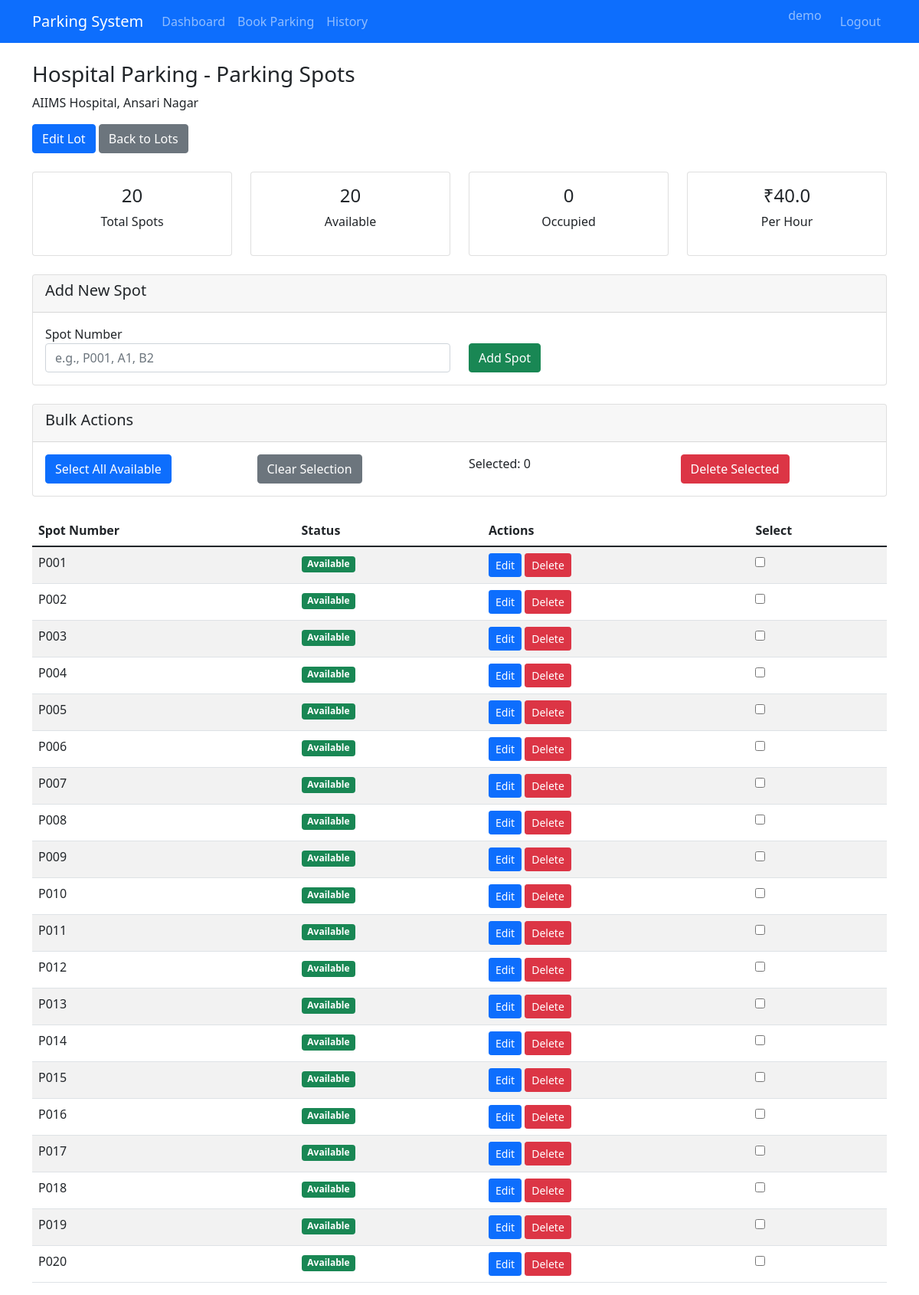
Screenshot of /admin/view-spots/3 (signed in) with the database file from the repository.
### models/database.py (models this page shows)
class ParkingLot(db.Model):
    id = db.Column(db.Integer, primary_key=True)
    location_name = db.Column(db.String(100), nullable=False)
    address = db.Column(db.Text, nullable=False)
    pin_code = db.Column(db.String(10), nullable=False)
    price_per_hour = db.Column(db.Float, nullable=False)
    max_spots = db.Column(db.Integer, nullable=False)
    available_spots = db.Column(db.Integer, nullable=False)
    created_at = db.Column(db.DateTime, default=datetime.utcnow)
    spots = db.relationship('ParkingSpot', backref='parking_lot', lazy=True, cascade='all, delete-orphan')

class ParkingSpot(db.Model):
    id = db.Column(db.Integer, primary_key=True)
    spot_number = db.Column(db.String(10), nullable=False)
    lot_id = db.Column(db.Integer, db.ForeignKey('parking_lot.id'), nullable=False)
    status = db.Column(db.String(1), default='A', nullable=False)  # A=Available, O=Occupied
    reservations = db.relationship('Reservation', backref='parking_spot', lazy=True, cascade='all, delete-orphan')

### controllers/admin_controller.py (the view)
@admin_bp.route('/admin/view-spots/<int:lot_id>')
def view_spots(lot_id):
    if 'admin_id' not in session:
        return redirect(url_for('main.login'))
    lot = ParkingLot.query.get_or_404(lot_id)
    spots = ParkingSpot.query.filter_by(lot_id=lot_id).order_by(ParkingSpot.spot_number).all()
    select_all = request.args.get('select_all') == 'true'
    return render_template('admin_view_spots.html', lot=lot, spots=spots, select_all=select_all)

### templates/admin_view_spots.html (shortened to what this page needs)
{% extends "base.html" %}
{% block content %}
<div class="mb-4">
    <h3>{{ lot.location_name }} - Parking Spots</h3>
    <p>{{ lot.address }}</p>
    <div class="mb-3">
        <a href="{{ url_for('admin.edit_parking_lot', lot_id=lot.id) }}" class="btn btn-primary">Edit Lot</a>
        <a href="{{ url_for('admin.view_parking_lots') }}" class="btn btn-secondary">Back to Lots</a>
    </div>
</div>
<div class="row mb-4">
    <div class="col-md-3">
        <div class="card">
            <div class="card-body text-center">
                <h4>{{ lot.max_spots }}</h4>
                <p>Total Spots</p>
            </div>
        </div>
    </div>
    <div class="col-md-3">
        <div class="card">
            <div class="card-body text-center">
                <h4>{{ lot.available_spots }}</h4>
                <p>Available</p>
            </div>
        </div>
    </div>
    <div class="col-md-3">
        <div class="card">
            <div class="card-body text-center">
                <h4>{{ lot.max_spots - lot.available_spots }}</h4>
                <p>Occupied</p>
            </div>
        </div>
    </div>
    <div class="col-md-3">
        <div class="card">
            <div class="card-body text-center">
                <h4>₹{{ lot.price_per_hour }}</h4>
                <p>Per Hour</p>
            </div>
        </div>
    </div>
</div>
{% if spots %}
<div class="card mb-4">
    <div class="card-header">
        <h5>Add New Spot</h5>
    </div>
    <div class="card-body">
        <form method="POST" action="{{ url_for('admin.add_spot', lot_id=lot.id) }}">
            <div class="row">
                <div class="col-md-6">
                    <label for="spot_number">Spot Number</label>
                    <input type="text" class="form-control" id="spot_number" name="spot_number"
                           placeholder="e.g., P001, A1, B2" required>
                </div>
                <div class="col-md-6">
                    <label>&nbsp;</label>
                    <button type="submit" class="btn btn-success d-block">Add Spot</button>
                </div>
            </div>
        </form>
    </div>
</div>
<div class="card mb-4">
    <div class="card-header">
        <h5>Bulk Actions</h5>
    </div>
    <div class="card-body">
        <form method="POST" action="{{ url_for('admin.bulk_spot_action', lot_id=lot.id) }}">
            <div class="row">
                <div class="col-md-3">
                    <a href="{{ url_for('admin.view_spots', lot_id=lot.id, select_all='true') }}" class="btn btn-primary">Select All Available</a>
                </div>
                <div class="col-md-3">
                    <a href="{{ url_for('admin.view_spots', lot_id=lot.id) }}" class="btn btn-secondary">Clear Selection</a>
                </div>
                <div class="col-md-3">
                    <span>Selected: 0</span>
                </div>
                <div class="col-md-3">
                    <button type="submit" class="btn btn-danger">Delete Selected</button>
                </div>
            </div>
        </form>
    </div>
</div>
<div class="table-responsive">
    <table class="table table-striped">
        <thead>
            <tr>
                <th>Spot Number</th>
                <th>Status</th>
                <th>Actions</th>
                <th>Select</th>
            </tr>
        </thead>
        <tbody>
            {% for spot in spots %}
            <tr>
                <td>{{ spot.spot_number }}</td>
                <td>
                    {% if spot.status == 'A' %}
                        <span class="badge bg-success">Available</span>
                    {% else %}
                        <span class="badge bg-warning">Occupied</span>
                    {% endif %}
                </td>
                <td>
                    {% if spot.status == 'A' %}
                        <a href="{{ url_for('admin.edit_spot_form', spot_id=spot.id) }}" class="btn btn-sm btn-primary">Edit</a>
                        <a href="{{ url_for('admin.confirm_delete_spot', spot_id=spot.id) }}" class="btn btn-sm btn-danger">Delete</a>
                    {% else %}
                        <span class="text-muted">Cannot modify</span>
                    {% endif %}
                </td>
                <td>
                    {% if spot.status == 'A' %}
                        <input type="checkbox" name="spot_ids" value="{{ spot.id }}"
                               {% if select_all %}checked{% endif %}>
                    {% endif %}
                </td>
            </tr>
            {% endfor %}
        </tbody>
    </table>
</div>
{% endif %}
{% endblock %}

### rows the page displays
ParkingLot: location_name "Hospital Parking", address "AIIMS Hospital, Ansari Nagar", max_spots "20", available_spots "20", lot.max_spots-lot.available_spots "0", price_per_hour "40.0"
ParkingSpot: spot_number "P001", status "Available"
ParkingSpot: spot_number "P002", status "Available"
ParkingSpot: spot_number "P003", status "Available"
ParkingSpot: spot_number "P004", status "Available"
ParkingSpot: spot_number "P005", status "Available"
ParkingSpot: spot_number "P006", status "Available"
ParkingSpot: spot_number "P007", status "Available"
ParkingSpot: spot_number "P008", status "Available"
ParkingSpot: spot_number "P009", status "Available"
ParkingSpot: spot_number "P010", status "Available"
ParkingSpot: spot_number "P011", status "Available"
ParkingSpot: spot_number "P012", status "Available"
ParkingSpot: spot_number "P013", status "Available"
ParkingSpot: spot_number "P014", status "Available"
ParkingSpot: spot_number "P015", status "Available"
ParkingSpot: spot_number "P016", status "Available"
ParkingSpot: spot_number "P017", status "Available"
ParkingSpot: spot_number "P018", status "Available"
ParkingSpot: spot_number "P019", status "Available"
ParkingSpot: spot_number "P020", status "Available"

### other values shown
{{ session.user_name }} "demo"
